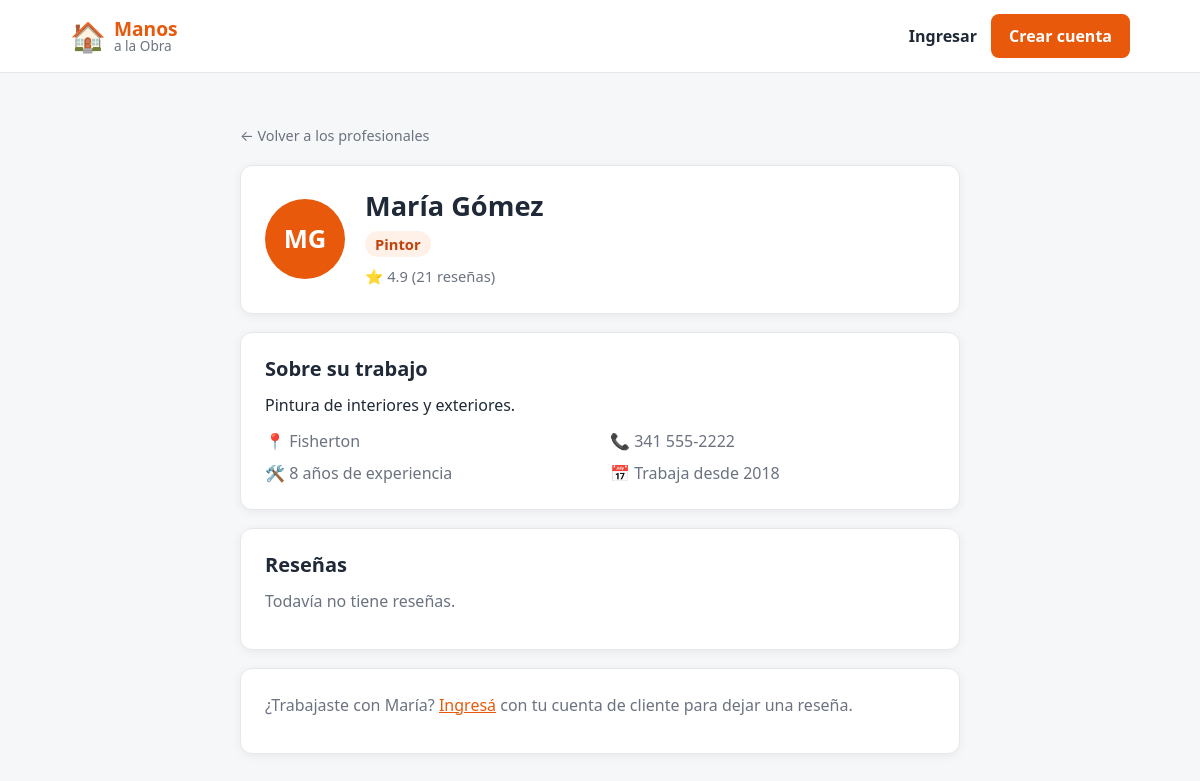
/perfil.php?id=2, run on an earlier commit of the app's database.
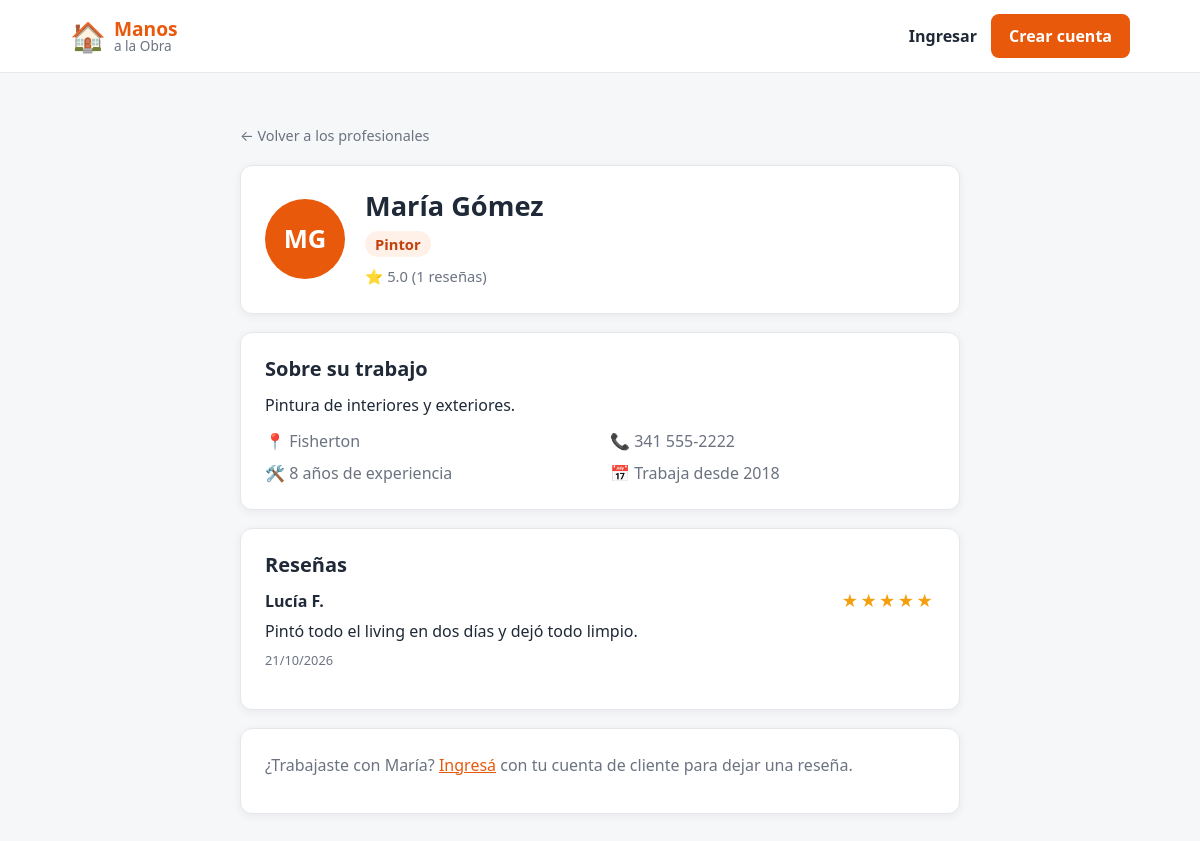
And on a later commit of the database.
### tables this page shows
CREATE TABLE profesionales (
    id INT AUTO_INCREMENT PRIMARY KEY,
     
    nombre VARCHAR(60) NOT NULL,
    apellido VARCHAR(60) NOT NULL,
    email VARCHAR(120) NOT NULL UNIQUE,
    password VARCHAR(255) NOT NULL,
    iniciales VARCHAR(5) NOT NULL,
     
    oficio VARCHAR(60) NULL,
    descripcion VARCHAR(300) NULL,
    ubicacion VARCHAR(100) NULL,
    telefono VARCHAR(30) NULL,
    experiencia INT NULL,
    fecha_alta DATE NULL,
    fecha_baja DATE NULL,
     
     
    valoracion DECIMAL(2,1) DEFAULT 0,
    cantidad_resenas INT DEFAULT 0,
    creado_en TIMESTAMP DEFAULT CURRENT_TIMESTAMP
);

CREATE TABLE resenas (
    id INT AUTO_INCREMENT PRIMARY KEY,
    profesional_id INT NOT NULL,
    cliente_id INT NOT NULL,
    puntaje TINYINT NOT NULL,                 
    comentario VARCHAR(300) NOT NULL,
    creado_en TIMESTAMP DEFAULT CURRENT_TIMESTAMP,
    FOREIGN KEY (profesional_id) REFERENCES profesionales(id) ON DELETE CASCADE,
    FOREIGN KEY (cliente_id) REFERENCES clientes(id) ON DELETE CASCADE,
    UNIQUE (profesional_id, cliente_id)
);

CREATE TABLE clientes (
    id INT AUTO_INCREMENT PRIMARY KEY,
    nombre VARCHAR(60) NOT NULL,
    apellido VARCHAR(60) NOT NULL,
    email VARCHAR(120) NOT NULL UNIQUE,
    password VARCHAR(255) NOT NULL,           
    creado_en TIMESTAMP DEFAULT CURRENT_TIMESTAMP
);

### perfil.php (the view, shortened to what the changed rows need)
<?php
require "config.php";
$id = (int) ($_GET["id"] ?? 0);
$es_cliente = ($_SESSION["usuario_tipo"] ?? "") === "cliente";
$consulta = $conexion->prepare(
    "SELECT * FROM profesionales
     WHERE id = ?
       AND oficio IS NOT NULL
       AND (fecha_baja IS NULL OR fecha_baja >= CURDATE())"
);
$consulta->bind_param("i", $id);
$consulta->execute();
$profesional = $consulta->get_result()->fetch_assoc();
$resenas = [];
$ya_reseno = false;
if ($profesional) {
    $consulta = $conexion->prepare(
        "SELECT resenas.puntaje, resenas.comentario, resenas.creado_en, resenas.cliente_id,
                clientes.nombre, clientes.apellido
         FROM resenas
         JOIN clientes ON clientes.id = resenas.cliente_id
         WHERE resenas.profesional_id = ?
         ORDER BY resenas.creado_en DESC, resenas.id DESC"
    );
    $consulta->bind_param("i", $id);
    $consulta->execute();
    $resenas = $consulta->get_result()->fetch_all(MYSQLI_ASSOC);
}
function estrellas($puntaje) {
    $llenas = (int) round($puntaje);
    return str_repeat("★", $llenas) . str_repeat("☆", 5 - $llenas);
}
?>
<!DOCTYPE html>
<html lang="es">
<head>
    <link rel="stylesheet" href="style.css">
</head>
<body>
    <main class="seccion">
        <div class="contenedor contenedor-angosto">
            <?php if (!$profesional): ?>
                <div class="perfil-caja">
                    <h1>Perfil no disponible</h1>
                    <p>Este profesional no existe o ya no está en actividad.</p>
                </div>
            <?php else: ?>
                <div class="perfil-caja perfil-cabecera">
                    <div class="profesional-avatar perfil-avatar"><?php echo htmlspecialchars($profesional["iniciales"]); ?></div>
                    <div class="profesional-info">
                        <h1><?php echo htmlspecialchars($profesional["nombre"] . " " . $profesional["apellido"]); ?></h1>
                        <p class="oficio"><?php echo htmlspecialchars($profesional["oficio"]); ?></p>
                        <p class="valoracion">⭐ <?php echo $profesional["valoracion"]; ?> (<?php echo $profesional["cantidad_resenas"]; ?> reseñas)</p>
                    </div>
                </div>
                <div class="perfil-caja">
                    <h2>Sobre su trabajo</h2>
                    <p><?php echo htmlspecialchars($profesional["descripcion"] ?? ""); ?></p>
                    <ul class="perfil-datos">
                        <li>📍 <?php echo htmlspecialchars($profesional["ubicacion"] ?? ""); ?></li>
                        <li>📞 <?php echo htmlspecialchars($profesional["telefono"] ?? ""); ?></li>
                        <li>🛠️ <?php echo (int) $profesional["experiencia"]; ?> años de experiencia</li>
                        <?php if (!empty($profesional["fecha_alta"])): ?>
                            <li>📅 Trabaja desde <?php echo date("Y", strtotime($profesional["fecha_alta"])); ?></li>
                        <?php endif; ?>
                    </ul>
                </div>
                <div class="perfil-caja" id="resenas">
                    <h2>Reseñas</h2>
                    <?php if (count($resenas) === 0): ?>
                        <p class="texto-suave">Todavía no tiene reseñas.</p>
                    <?php endif; ?>
                    <?php foreach ($resenas as $r): ?>
                        <div class="resena">
                            <div class="resena-encabezado">
                                <strong><?php echo htmlspecialchars($r["nombre"] . " " . mb_substr($r["apellido"], 0, 1) . "."); ?></strong>
                                <span class="estrellas" aria-label="<?php echo $r["puntaje"]; ?> de 5"><?php echo estrellas($r["puntaje"]); ?></span>
                            </div>
                            <p><?php echo htmlspecialchars($r["comentario"]); ?></p>
                            <span class="resena-fecha"><?php echo date("d/m/Y", strtotime($r["creado_en"])); ?></span>
                        </div>
                    <?php endforeach; ?>
                </div>
                <div class="perfil-caja">
                    <?php if (!isset($_SESSION["usuario_id"])): ?>
                        <p class="texto-suave">¿Trabajaste con <?php echo htmlspecialchars($profesional["nombre"]); ?>?
                            <a href="login.php">Ingresá</a> con tu cuenta de cliente para dejar una reseña.</p>
                    <?php elseif (!$es_cliente): ?>
                        <p class="texto-suave">Solo los clientes pueden dejar reseñas.</p>
                    <?php elseif ($ya_reseno): ?>
                        <p class="texto-suave">Ya dejaste tu reseña a este profesional.</p>
                    <?php endif; ?>
                </div>
            <?php endif; ?>
        </div>
    </main>
</body>
</html>

What changed in the data, as far as the page shows it:
changed profesionales "María Gómez": valoracion "4.9" → "5.0"; cantidad_resenas "21" → "1"
added resenas: cliente.apellido "Lucía F.", puntaje "★★★★★", comentario "Pintó todo el living en dos días y dejó todo limpio.", creado_en "21/10/2026"
Also different on the page:
text no longer shown: "Todavía no tiene reseñas."
